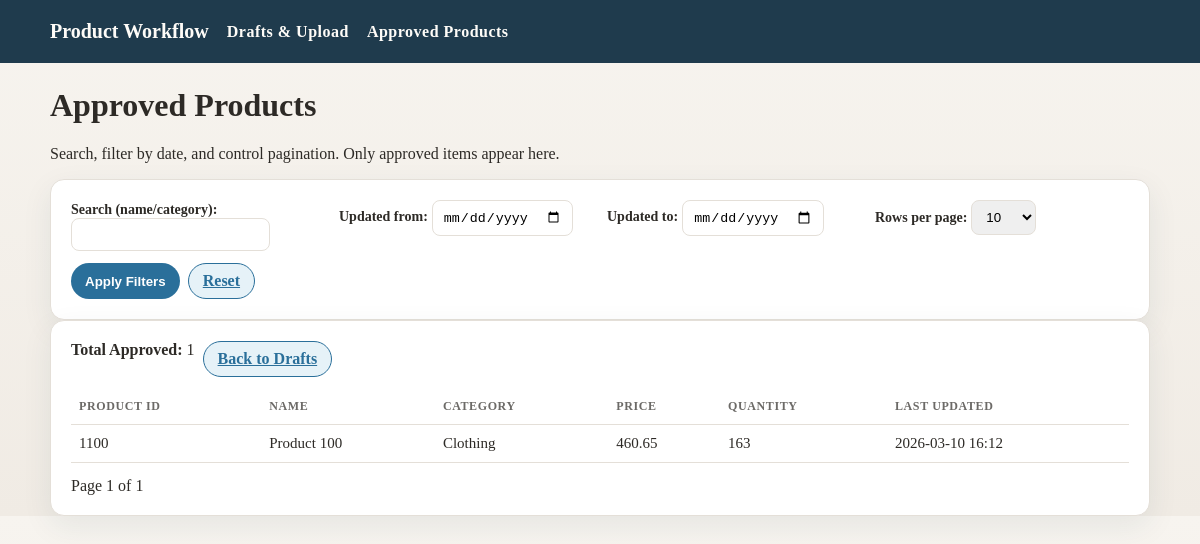
/approved/, run on the app's committed database.
### products/models.py (models this page shows, shortened)
class Product(models.Model):
    class Status(models.TextChoices):
        DRAFT = 'Draft', 'Draft'
        APPROVED = 'Approved', 'Approved'
    product_id = models.IntegerField(unique=True, validators=[MinValueValidator(1)])
    name = models.CharField(max_length=255)
    category = models.CharField(max_length=255)
    price = models.DecimalField(max_digits=12, decimal_places=2, validators=[MinValueValidator(0.01)])
    quantity = models.IntegerField(validators=[MinValueValidator(0)])
    last_updated = models.DateTimeField(auto_now=True)
    status = models.CharField(max_length=20, choices=Status.choices, default=Status.DRAFT)
    class Meta:
        ordering = ['-last_updated']

### products/views.py (the view, shortened to what this page needs)
# urls.py: path('approved/', views.approved_products, name='approved_products'),
def approved_products(request):
    form = ApprovedFilterForm(request.GET or None)
    products = Product.objects.filter(status=Product.Status.APPROVED)
    per_page = 10
    paginator = Paginator(products, per_page)
    page_number = request.GET.get('page')
    page_obj = paginator.get_page(page_number)
    query_params = request.GET.copy()
    query_params.pop('page', None)
    query_string = query_params.urlencode()
    context = {
        'form': form,
        'page_obj': page_obj,
        'query_string': query_string,
    }
    return render(request, 'products/approved_list.html', context)

### products/forms.py
class ApprovedFilterForm(forms.Form):
    q = forms.CharField(required=False, label='Search (name/category)')
    start_date = forms.DateField(
        required=False,
        label='Updated from',
        widget=forms.DateInput(attrs={'type': 'date'}),
    )
    end_date = forms.DateField(
        required=False,
        label='Updated to',
        widget=forms.DateInput(attrs={'type': 'date'}),
    )
    per_page = forms.ChoiceField(
        required=False,
        label='Rows per page',
        choices=[('5', '5'), ('10', '10'), ('25', '25'), ('50', '50'), ('100', '100')],
        initial='10',
    )

### templates/products/approved_list.html (shortened to what this page needs)
{% extends 'base.html' %}
{% block content %}
<div class="hero">
    <h1>Approved Products</h1>
    <p>Search, filter by date, and control pagination. Only approved items appear here.</p>
</div>
<section class="card">
    <form method="get" class="form-row">
        <div class="two-col">
            <div>
                {{ form.q.label_tag }}
                {{ form.q }}
            </div>
            <div>
                {{ form.start_date.label_tag }}
                {{ form.start_date }}
            </div>
            <div>
                {{ form.end_date.label_tag }}
                {{ form.end_date }}
            </div>
            <div>
                {{ form.per_page.label_tag }}
                {{ form.per_page }}
            </div>
        </div>
        <div class="actions">
            <button class="btn" type="submit">Apply Filters</button>
            <a class="btn secondary" href="{% url 'products:approved_products' %}">Reset</a>
        </div>
    </form>
</section>
<section class="card">
    <div class="actions">
        <span><strong>Total Approved:</strong> {{ page_obj.paginator.count }}</span>
        <a class="btn secondary" href="{% url 'products:draft_upload' %}">Back to Drafts</a>
    </div>
    <table>
        <thead>
            <tr>
                <th>Product ID</th>
                <th>Name</th>
                <th>Category</th>
                <th>Price</th>
                <th>Quantity</th>
                <th>Last Updated</th>
            </tr>
        </thead>
        <tbody>
            {% for product in page_obj %}
                <tr>
                    <td>{{ product.product_id }}</td>
                    <td>{{ product.name }}</td>
                    <td>{{ product.category }}</td>
                    <td>{{ product.price }}</td>
                    <td>{{ product.quantity }}</td>
                    <td>{{ product.last_updated|date:'Y-m-d H:i' }}</td>
                </tr>
            {% empty %}
                <tr>
                    <td colspan="6">No approved products yet.</td>
                </tr>
            {% endfor %}
        </tbody>
    </table>
    <div class="pagination">
        <span>Page {{ page_obj.number }} of {{ page_obj.paginator.num_pages }}</span>
    </div>
</section>
{% endblock %}

### templates/base.html (style rules this page uses)
:root { --bg: #f7f4ef; --card: #ffffff; --text: #2d2a26; --accent: #2a6f9a; --accent-soft: #e6f2f8; --muted: #6c6a67; --border: #e4dfd8; --danger: #b3412c; --success: #2e7d5b; }
* { box-sizing: border-box; }
body { margin: 0; font-family: "Georgia", "Times New Roman", serif; background: linear-gradient(180deg, #f7f4ef 0%, #f0ebe4 100%); color: var(--text); }
.hero { margin: 24px 0 10px; }
.card { background: var(--card); border: 1px solid var(--border); border-radius: 14px; padding: 20px; box-shadow: 0 10px 30px rgba(31, 59, 77, 0.08); }
table { width: 100%; border-collapse: collapse; margin-top: 12px; font-size: 15px; }
th, td { border-bottom: 1px solid var(--border); padding: 10px 8px; text-align: left; }
th { color: var(--muted); text-transform: uppercase; font-size: 12px; letter-spacing: 0.6px; }
.actions { display: flex; gap: 8px; flex-wrap: wrap; }
.btn { border: none; border-radius: 999px; padding: 8px 14px; font-weight: 600; cursor: pointer; background: var(--accent); color: #ffffff; }
.btn.secondary { background: var(--accent-soft); color: var(--accent); border: 1px solid var(--accent); }
.pagination { margin-top: 14px; display: flex; gap: 8px; align-items: center; flex-wrap: wrap; }
.form-row { display: grid; gap: 12px; }
label { font-weight: 600; font-size: 14px; }
input, select { padding: 8px 10px; border: 1px solid var(--border); border-radius: 8px; }
.two-col { display: grid; grid-template-columns: repeat(auto-fit, minmax(240px, 1fr)); gap: 14px; }

### data on the page
Product: product_id "1100", name "Product 100", category "Clothing", price "460.65", quantity "163", last_updated "2026-03-10 16:12"

### other printed values
{{ page_obj.paginator.count }} "1"
{{ page_obj.number }} "1"
{{ page_obj.paginator.num_pages }} "1"
